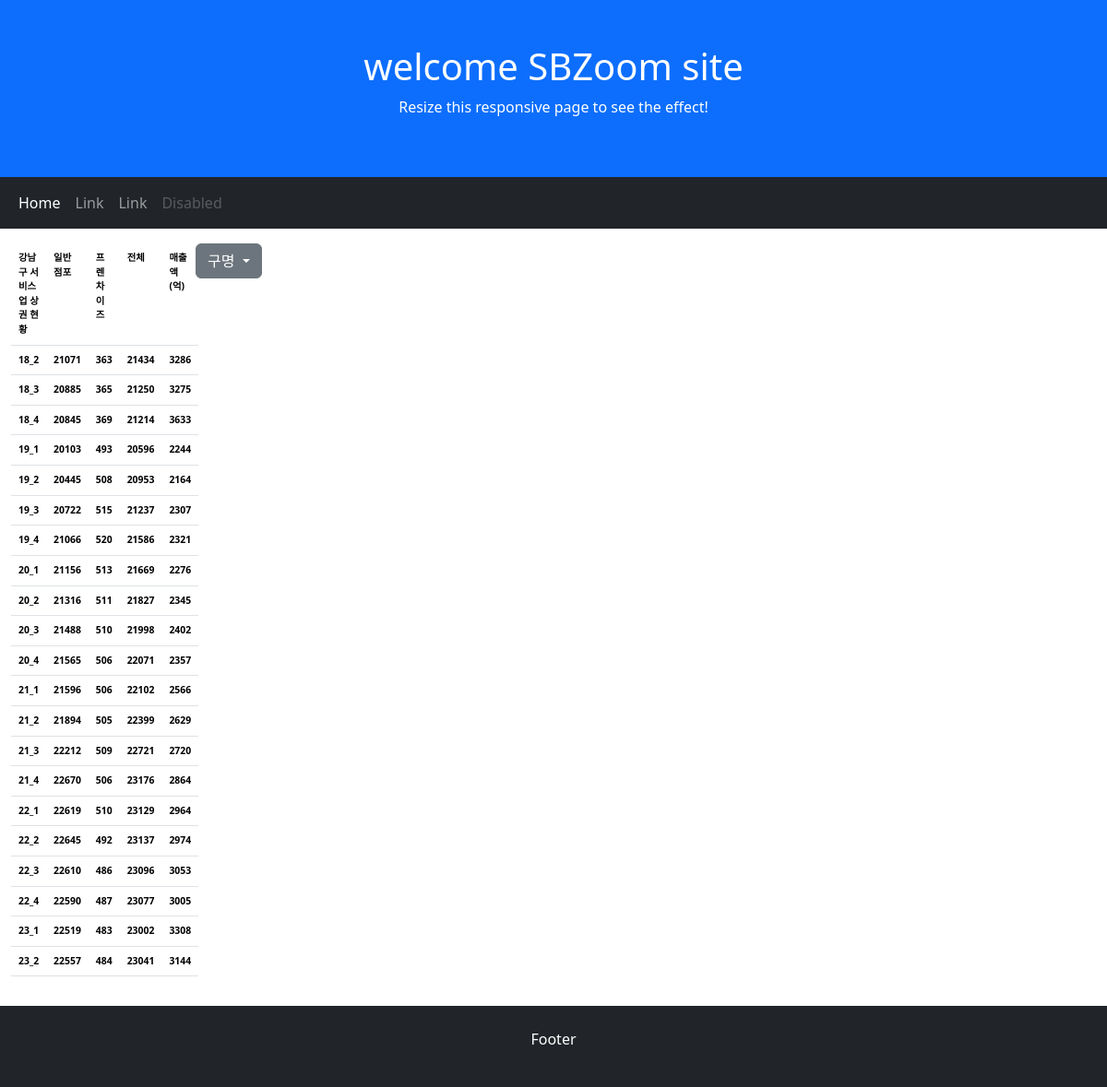
Page /SBZoom/kangnam/service on the committed database.
### kangnam/models.py (models this page shows, shortened)
class GuModel(models.Model):
      guName = models.CharField(max_length=100)
      code = models.CharField(max_length=10)
      quarter = models.CharField(max_length=20)
      ilban = models.DecimalField(max_digits=10,decimal_places=0)
      franchise= models.DecimalField(max_digits=10,decimal_places=0)
      total = models.DecimalField(max_digits=10,decimal_places=0)
      sales = models.DecimalField(max_digits=10,decimal_places=0)

### kangnam/views.py (the view)
# urls.py: path("service", views.service, name="service"),
def service(request):
    q=GuModel.objects.filter(Q(code="S"))  #gangnam_gumodel에서 code가 S(서비스)업 데이타
    qlist =[str(a.quarter) for a in q ]
    ilban =[int(a.ilban) for a in q]
    franchise =[int(a.franchise) for a in q]
    total=[int(a.total) for a in q]
    sales=[int(a.sales) for a in q]
    title=['강남구 서비스업 상권 현황','일반 점포','프렌차이즈','전체','매출액(억)']
    ana_zip = list(zip(qlist,ilban,franchise,total,sales))
    context={}
    context['guzip'] = guzip
    context['title'] = title
    context['qlist'] = qlist
    context['ilban'] = ilban
    context['franchise'] = franchise
    context['total'] = total
    context['sales'] =  sales
    context['ana_zip'] = ana_zip
    context['menuzip'] = menuzip
    return render(request, 'kangnam/service.html',context)

### kangnam/templates/kangnam/service.html (shortened to what this page needs)
{% extends 'base.html'%}
{% load static %}

### dobong/templates/base.html (shortened to what this page needs)
{% load static %}
<!DOCTYPE html>
<html lang="en">
<head>
  <link href="https://cdn.jsdelivr.net/npm/bootstrap@5.3.2/dist/css/bootstrap.min.css" rel="stylesheet">
</head>
<body>
<div class="p-5 bg-primary text-white text-center">
  <h1>welcome SBZoom site</h1>
  <p>Resize this responsive page to see the effect!</p>
</div>
<nav class="navbar navbar-expand-sm bg-dark navbar-dark">
  <div class="container-fluid">
    <ul class="navbar-nav">
      <li class="nav-item">
        <a class="nav-link active" href="/SBZoom">Home</a>
      </li>
      <li class="nav-item">
        <a class="nav-link" href="#">Link</a>
      </li>
      <li class="nav-item">
        <a class="nav-link" href="#">Link</a>
      </li>
      <li class="nav-item">
        <a class="nav-link disabled" href="#">Disabled</a>
      </li>
    </ul>
  </div>
</nav>
<div class="container-fluid mt-3">
    <div class="row">
      <div class="col-sm-2">
        <table class="table" style="font-size:0.65rem; font-weight:bold;">
          <tr'>
           {% for t in title %}
           <td>{{t}}</td>
           {% endfor %}
          {% for gigan,ilban, franchise, total, sale in ana_zip %}
          <tr>
            <td>{{gigan}} </td><td>{{ilban}}</td><td>{{franchise}} </td><td>{{total}}</td><td>{{sale}}</td>
          </tr>
          {% endfor %}
        </table>
      </div>
      <div class="btn-group col-sm-1">
        <div class="dropdown">
           <a class="btn btn-secondary dropdown-toggle" href="#" role="button" id="dropdownMenuLink" data-bs-toggle="dropdown" aria-expanded="false">
            구명
           </a>
        </div>
      </div>
    </div>
</div>
<div class="container-fluid mt-3 p-4 bg-dark text-white text-center">
  <p>Footer</p>
</div>
</body>
</html>

### dobong/templates/base.html (style rules this page uses)
a { text-decoration:none; }

### rows in the picture
GuModel: quarter "18_2", ilban "21071", franchise "363", total "21434", sales "3286"
GuModel: quarter "18_3", ilban "20885", franchise "365", total "21250", sales "3275"
GuModel: quarter "18_4", ilban "20845", franchise "369", total "21214", sales "3633"
GuModel: quarter "19_1", ilban "20103", franchise "493", total "20596", sales "2244"
GuModel: quarter "19_2", ilban "20445", franchise "508", total "20953", sales "2164"
GuModel: quarter "19_3", ilban "20722", franchise "515", total "21237", sales "2307"
GuModel: quarter "19_4", ilban "21066", franchise "520", total "21586", sales "2321"
GuModel: quarter "20_1", ilban "21156", franchise "513", total "21669", sales "2276"
GuModel: quarter "20_2", ilban "21316", franchise "511", total "21827", sales "2345"
GuModel: quarter "20_3", ilban "21488", franchise "510", total "21998", sales "2402"
GuModel: quarter "20_4", ilban "21565", franchise "506", total "22071", sales "2357"
GuModel: quarter "21_1", ilban "21596", franchise "506", total "22102", sales "2566"
GuModel: quarter "21_2", ilban "21894", franchise "505", total "22399", sales "2629"
GuModel: quarter "21_3", ilban "22212", franchise "509", total "22721", sales "2720"
GuModel: quarter "21_4", ilban "22670", franchise "506", total "23176", sales "2864"
GuModel: quarter "22_1", ilban "22619", franchise "510", total "23129", sales "2964"
GuModel: quarter "22_2", ilban "22645", franchise "492", total "23137", sales "2974"
GuModel: quarter "22_3", ilban "22610", franchise "486", total "23096", sales "3053"
GuModel: quarter "22_4", ilban "22590", franchise "487", total "23077", sales "3005"
GuModel: quarter "23_1", ilban "22519", franchise "483", total "23002", sales "3308"
GuModel: quarter "23_2", ilban "22557", franchise "484", total "23041", sales "3144"

### other values in the picture
{{ t }} "강남구 서비스업 상권 현황" "일반 점포" "프렌차이즈" "전체" "매출액(억)"
